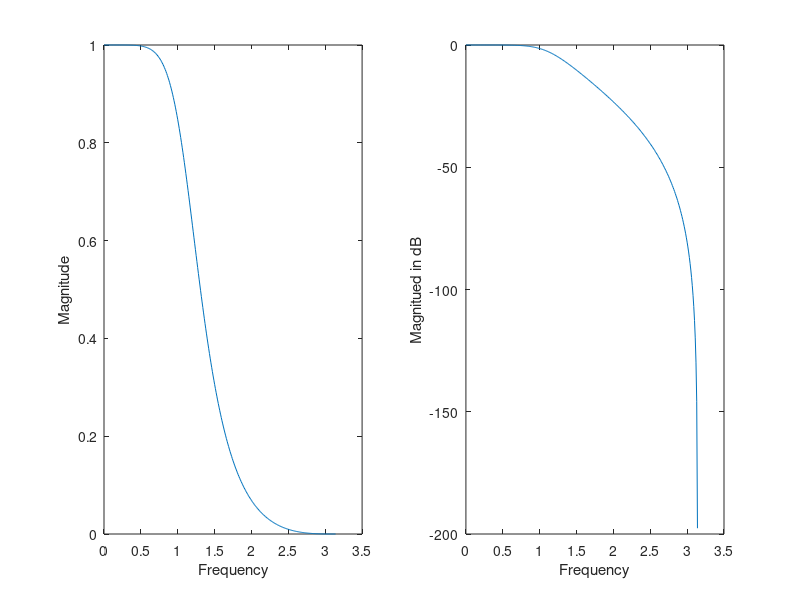

Source code (MATLAB):
T=1;
wp=0.3*pi;
ws=0.8*pi;
Ap=1;
As=40;
Ohmp=(2/T)*tan(wp/2);
Ohms=(2/T)*tan(ws/2);
X=(10^(0.1*Ap)-1)/(10^(0.1*As)-1);
N=ceil(0.5*(log10(X)/(log10(Ohmp/Ohms))));
Ohmc=Ohmp/((10^(0.1*Ap)-1)^(1/(2*N)));
[b,a]=butter(N,Ohmc,'low','s');  %specified the order,cutoff and low pass type butterworth
Hs=tf(b,a)
[numdig,dendig]=bilinear(b,a,1/T);
Hz=tf(numdig,dendig,T);
Hz
w=0:0.01:pi;
Hw=freqz(numdig,dendig,w);
subplot(1,2,1);
plot(w,abs(Hw));
xlabel("Frequency");
ylabel("Magnitude");
subplot(1,2,2)
plot(w,20*log10(abs(Hw)));
xlabel("Frequency");
ylabel("Magnitued in dB");
